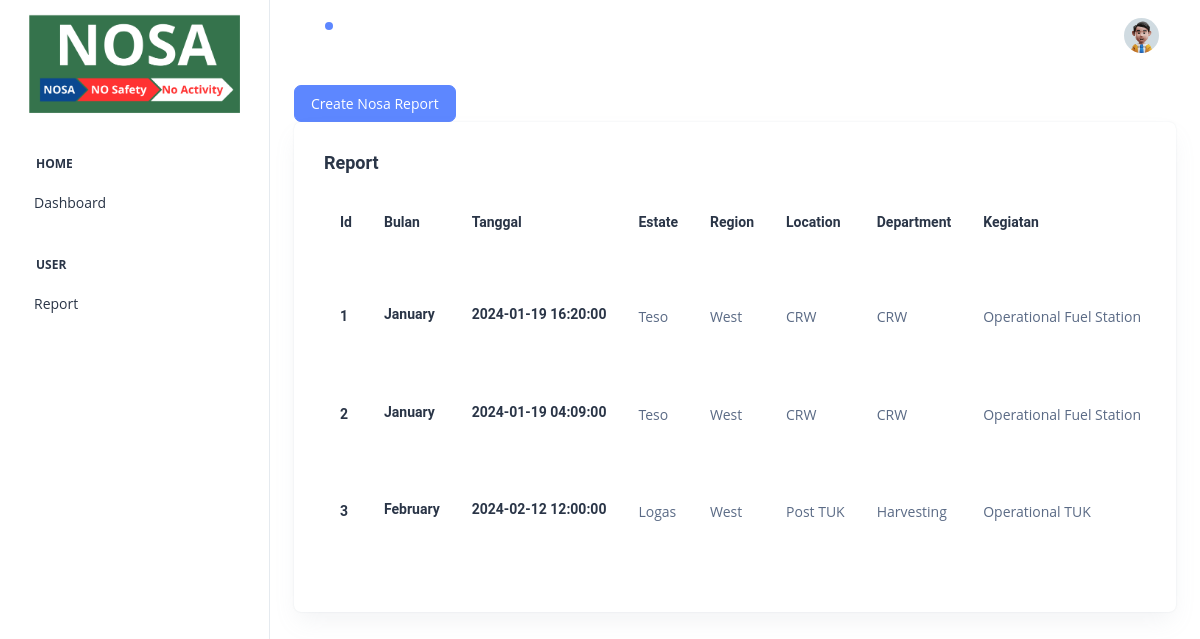
Screenshot of /index.php/mahasiswa/report with the database file from the repository.
### tables this page shows
CREATE TABLE `report` (
  `id` int(15) NOT NULL,
  `tanggal` datetime NOT NULL,
  `estate` varchar(255) NOT NULL,
  `region` varchar(255) NOT NULL,
  `location` varchar(255) NOT NULL,
  `department` varchar(255) NOT NULL,
  `kegiatan` varchar(255) NOT NULL,
  `kontraktor` varchar(255) NOT NULL,
  `inspector` varchar(255) NOT NULL,
  `jenis_pelanggaran_nosa` varchar(255) NOT NULL,
  `hpi` varchar(255) NOT NULL DEFAULT 'No-HPI',
  `type_nc` varchar(255) NOT NULL,
  `pengawas` varchar(255) NOT NULL,
  `action_plan` varchar(255) NOT NULL,
  `nik` int(15) NOT NULL,
  `pelapor` varchar(255) NOT NULL,
  `gambar` varchar(255) NOT NULL,
  `hari_open` int(15) NOT NULL,
  `deadline` datetime NOT NULL,
  `status` varchar(255) NOT NULL DEFAULT 'Open',
  `planed` varchar(255) NOT NULL DEFAULT 'Unplaned'
);

### application/controllers/Mahasiswa.php (called while the page is built, shortened)
<?php
class Mahasiswa extends CI_Controller
{
    public function __construct()
    {
        $this->load->helper('form');
        $this->load->library('form_validation');
        $this->load->model('Mahasiswa_model');
        $this->load->model('Report_model');
        $this->load->model('Lomba_model');
        $this->load->model('Berita_model');
        $this->load->model('Club_model');
    }
    public function report()
    {
        $this->load->model('Report_model');
        $data['report'] = $this->Report_model->get();
        $this->load->view("layout_user_mahasiswa/header", $data);
        $this->load->view("mahasiswa/vw_mahasiswa_report", $data);
        $this->load->view("layout_user_mahasiswa/footer");
    }
}

### index.php (called while the page is built, shortened)
<?php
require_once BASEPATH.'core/CodeIgniter.php';

### application/models/Report_model.php (called while the page is built, shortened)
<?php
class Report_model extends CI_Model
{
    public function get()
    {
        $query = $this->db->get('report');
        return $query->result_array();
    }
}

### application/views/mahasiswa/vw_mahasiswa_report.php (the view, shortened to what this page needs)
<div class="container-fluid">
  <ul class="navbar-nav flex-row ms-auto align-items-center">
    <li class="navbar-btn">
      <a target="_blank" href="<?= site_url('Mahasiswa/tambah_report'); ?>" class="btn btn-primary">Create Nosa Report </a>
    </li>
  </ul>
  <div class="card ">
    <div class="card-body ">
      <h5 class="card-title fw-semibold mb-4">Report <?php
                                                      ?></h5>
      <div class="table-responsive">
        <table class="table text-nowrap mb-0 align-middle">
          <thead class="text-dark fs-4">
            <tr>
              <th class="border-bottom-0">
                <h6 class="fw-semibold mb-0">Id</h6>
              </th>
              <th class="border-bottom-0">
                <h6 class="fw-semibold mb-0">Bulan</h6>
              </th>
              <th class="border-bottom-0">
                <h6 class="fw-semibold mb-0">Tanggal</h6>
              </th>
              <th class="border-bottom-0">
                <h6 class="fw-semibold mb-0">Estate</h6>
              </th>
              <th class="border-bottom-0">
                <h6 class="fw-semibold mb-0">Region</h6>
              </th>
              <th class="border-bottom-0">
                <h6 class="fw-semibold mb-0">Location</h6>
              </th>
              <th class="border-bottom-0">
                <h6 class="fw-semibold mb-0">Department</h6>
              </th>
              <th class="border-bottom-0">
                <h6 class="fw-semibold mb-0">Kegiatan</h6>
              </th>
            </tr>
          </thead>
          <tbody>
            <?php $i = 1;
            ?>
            <?php foreach ($report as $l) : ?>
              <tr>
                <td class="border-bottom-0">
                  <h6 class="fw-semibold mb-0"><?= $i; ?></h6>
                </td>
                <td class="border-bottom-0">
                  <h6 class="fw-semibold mb-1">
                    <?php
                    $tanggal = new DateTime($l['tanggal']);
                    echo $tanggal->format('F');
                    ?>
                  </h6>
                </td>
                <td class="border-bottom-0">
                  <h6 class="fw-semibold mb-1"><?= $l['tanggal']; ?></h6>
                </td>
                <td class="border-bottom-0">
                  <p class="mb-0 fw-normal"><?= $l['estate']; ?></p>
                </td>
                <td class="border-bottom-0">
                  <p class="mb-0 fw-normal"><?= $l['region']; ?></p>
                </td>
                <td class="border-bottom-0">
                  <p class="mb-0 fw-normal"><?= $l['location']; ?></p>
                </td>
                <td class="border-bottom-0">
                  <p class="mb-0 fw-normal"><?= $l['department']; ?></p>
                </td>
                <td class="border-bottom-0">
                  <p class="mb-0 fw-normal"><?= $l['kegiatan']; ?></p>
                </td>
              </tr>
              <?php $i++; ?>
            <?php endforeach; ?>
          </tbody>
        </table>
      </div>
    </div>
  </div>
</div>
</div>
</div>
</div>

### application/views/layout_user_mahasiswa/header.php (shortened to what this page needs)
<!doctype html>
<html lang="en">
<head>
  <link rel="stylesheet" href="<?php echo base_url('assets/')?>../assets/css/styles.min.css" />
  <link  rel="stylesheet" href="<?php echo base_url('assets/')?> ..assets/css/style.css" >
</head>
<body>
  <div class="page-wrapper" id="main-wrapper" data-layout="vertical" data-navbarbg="skin6" data-sidebartype="full"
    data-sidebar-position="fixed" data-header-position="fixed">
    <aside class="left-sidebar">
      <div>
        <div class="brand-logo d-flex align-items-center justify-content-between">
          <a href="index.php" class="text-nowrap logo-img">
          <img src="<?php echo base_url('assets/') ?>../assets/images/logos/NOSA Project (1).png" width="100%" alt="">
          </a>
        </div>
        <nav class="sidebar-nav scroll-sidebar" data-simplebar="">
          <ul id="sidebarnav">
            <li class="nav-small-cap">
              <span class="hide-menu">Home</span>
            </li>
            <li class="sidebar-item">
              <a class="sidebar-link" href="<?= site_url('Mahasiswa/') ?>" aria-expanded="false">
                <span class="hide-menu">Dashboard</span>
              </a>
            </li>
            <li class="nav-small-cap">
              <span class="hide-menu">User</span>
            </li>
            <li class="sidebar-item">
              <a class="sidebar-link" href="<?= site_url('Mahasiswa/report');?>" aria-expanded="false">
                <span class="hide-menu">Report</span>
              </a>
            </li>
          </ul>
        </nav>
      </div>
    </aside>
  <div class="page-wrapper" id="main-wrapper" data-layout="vertical" data-navbarbg="skin6" data-sidebartype="full"
    data-sidebar-position="fixed" data-header-position="fixed">
    <div class="body-wrapper">
      <header class="app-header">
        <nav class="navbar navbar-expand-lg navbar-light">
          <ul class="navbar-nav">
            <li class="nav-item">
              <a class="nav-link nav-icon-hover" href="javascript:void(0)">
                <div class="notification bg-primary rounded-circle"></div>
              </a>
            </li>
          </ul>
          <div class="navbar-collapse justify-content-end px-0" id="navbarNav">
            <ul class="navbar-nav flex-row ms-auto align-items-center justify-content-end">
              <li class="nav-item dropdown">
                <a class="nav-link nav-icon-hover" href="javascript:void(0)" id="drop2" data-bs-toggle="dropdown"
                  aria-expanded="false">
                  <img src="<?php echo base_url('assets/')?>images/profile/user-1.jpg" alt="" width="35" height="35" class="rounded-circle">
                </a>
              </li>
            </ul>
          </div>
        </nav>
      </header>

### application/views/layout_user_mahasiswa/footer.php (shortened to what this page needs)
</body>
</html>

### assets/css/style.css (style rules this page uses)
body { font-family: "Open Sans", sans-serif; color: #1e2d55; }
a { text-decoration: none; color: #3e58a1; }
h1, h2, h3, h4, h5, h6 { font-family: "Roboto", sans-serif; }
.navbar { padding: 0; }
.navbar ul { margin: 0; padding: 0; display: flex; list-style: none; align-items: center; }
.navbar li { position: relative; }
.navbar a, .navbar a:focus { display: flex; align-items: center; justify-content: space-between; padding: 10px 0 10px 30px; font-family: "Roboto", sans-serif; font-size: 13px; font-weight: 500; color: #637f7b; white-space: nowrap; transition: 0.3s; letter-spacing: 0.3px; text-transform: uppercase; }

### rows the page displays
report: tanggal "January", tanggal "2024-01-19 16:20:00", estate "Teso", region "West", location "CRW", department "CRW", kegiatan "Operational Fuel Station"
report: tanggal "January", tanggal "2024-01-19 04:09:00", estate "Teso", region "West", location "CRW", department "CRW", kegiatan "Operational Fuel Station"
report: tanggal "February", tanggal "2024-02-12 12:00:00", estate "Logas", region "West", location "Post TUK", department "Harvesting", kegiatan "Operational TUK"
